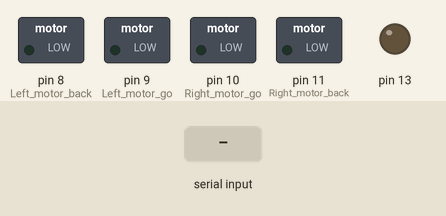
The sketch below on a simulated Arduino Uno, built with avr-gcc and run on an emulated ATmega328P. Parts: switched loads named in the sketch (green lamp = pin HIGH), output pins drawn as LEDs (lit = HIGH). The inputs (shaded band) are chosen by the test bench.

Above: at 1.2 s.
1.3 s: "W" received over Serial
At 1.6 s:
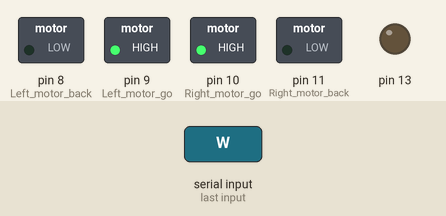
2.8 s: "S" received over Serial
At 3.9 s:
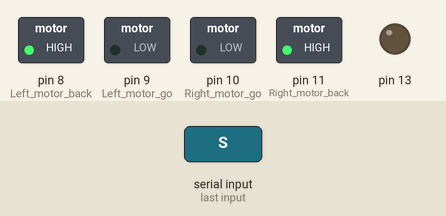
4.3 s: "A" received over Serial
At 5.1 s:
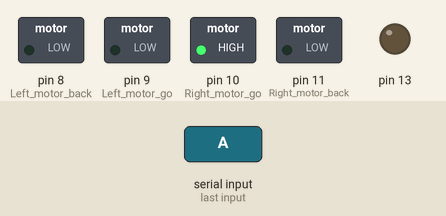
5.8 s: "D" received over Serial
At 6.2 s:
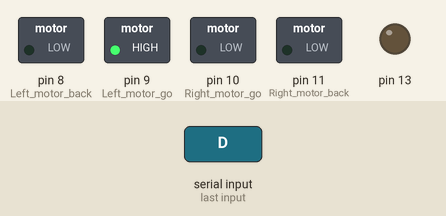
7.3 s: "Q" received over Serial
At 8.5 s:
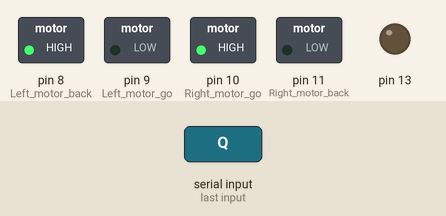
8.8 s: "E" received over Serial
At 9.7 s:
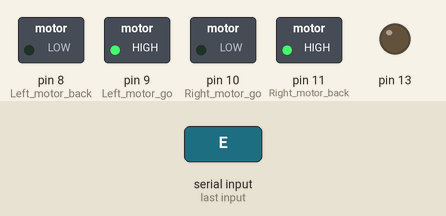
Timing chart, 0 to 11.3 s (numbered marks = the images above; inputs shaded):
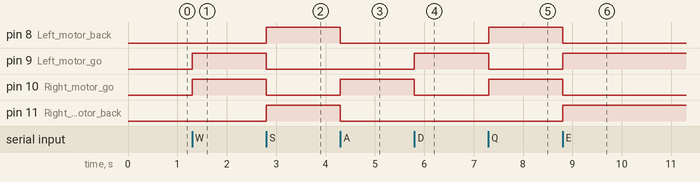

Measured:
- after the input at 1.3 s, pin 9 (Left_motor_go), pin 10 (Right_motor_go): LOW → HIGH at once
- after the input at 2.8 s, pin 8 (Left_motor_back), pin 11 (Right_motor_back): LOW → HIGH at once; pin 9 (Left_motor_go), pin 10 (Right_motor_go): HIGH → LOW at once
- after the input at 4.3 s, pin 8 (Left_motor_back), pin 11 (Right_motor_back): HIGH → LOW at once; pin 10 (Right_motor_go): LOW → HIGH at once
- after the input at 5.8 s, pin 9 (Left_motor_go): LOW → HIGH at once; pin 10 (Right_motor_go): HIGH → LOW at once
- after the input at 7.3 s, pin 8 (Left_motor_back), pin 10 (Right_motor_go): LOW → HIGH at once; pin 9 (Left_motor_go): HIGH → LOW at once
- after the input at 8.8 s, pin 8 (Left_motor_back), pin 10 (Right_motor_go): HIGH → LOW at once; pin 9 (Left_motor_go), pin 11 (Right_motor_back): LOW → HIGH at once

The sketch:

Official-BC.ino
```cpp
int Left_motor_back=8;     //左电机后退(IN1)
int Left_motor_go=9;     //左电机前进(IN2)

int Right_motor_go=10;    // 右电机前进(IN3)
int Right_motor_back=11;    // 右电机后退(IN4)

void setup()
{
  //intialize the motors
  pinMode(Left_motor_go,OUTPUT); // PIN 8 (PWM)
  pinMode(Left_motor_back,OUTPUT); // PIN 9 (PWM)
  pinMode(Right_motor_go,OUTPUT);// PIN 10 (PWM)
  pinMode(Right_motor_back,OUTPUT);// PIN 11 (PWM)
  pinMode(13, OUTPUT);////端口模式，输出
  Serial.begin(9600);  //波特率9600

}
void run()     // 前进
{
  digitalWrite(Right_motor_go,HIGH);  // 右电机前进
  digitalWrite(Right_motor_back,LOW);
  //analogWrite(Right_motor_go,200);//PWM比例0~255调速，左右轮差异略增减
  //analogWrite(Right_motor_back,0);
  digitalWrite(Left_motor_go,HIGH);  // 左电机前进
  digitalWrite(Left_motor_back,LOW);
  //analogWrite(Left_motor_go,200);//PWM比例0~255调速，左右轮差异略增减
  //analogWrite(Left_motor_back,0);
  //delay(time * 100);   //执行时间，可以调整
}

void brake()         //刹车，停车
{
  digitalWrite(Right_motor_go,LOW);
  digitalWrite(Right_motor_back,LOW);
  digitalWrite(Left_motor_go,LOW);
  digitalWrite(Left_motor_back,LOW);
  //delay(time * 100);//执行时间，可以调整
}

void left()         //左转(左轮不动，右轮前进)
{
  digitalWrite(Right_motor_go,HIGH);  // 右电机前进
  digitalWrite(Right_motor_back,LOW);
  //analogWrite(Right_motor_go,200);
  //analogWrite(Right_motor_back,0);//PWM比例0~255调速
  digitalWrite(Left_motor_go,LOW);   //左轮不动
  digitalWrite(Left_motor_back,LOW);
  //analogWrite(Left_motor_go,0);
  //analogWrite(Left_motor_back,0);//PWM比例0~255调速
  //delay(time * 100);  //执行时间，可以调整
}

void spin_left()         //左转(左轮后退，右轮前进)
{
  digitalWrite(Right_motor_go,HIGH);  // 右电机前进
  digitalWrite(Right_motor_back,LOW);
  //analogWrite(Right_motor_go,200);
  //analogWrite(Right_motor_back,0);//PWM比例0~255调速
  digitalWrite(Left_motor_go,LOW);   //左轮后退
  digitalWrite(Left_motor_back,HIGH);
  //analogWrite(Left_motor_go,0);
  //analogWrite(Left_motor_back,200);//PWM比例0~255调速
  //delay(time * 100);  //执行时间，可以调整
}

void right()        //右转(右轮不动，左轮前进)
{
  digitalWrite(Right_motor_go,LOW);   //右电机不动
  digitalWrite(Right_motor_back,LOW);
  //analogWrite(Right_motor_go,0);
  //analogWrite(Right_motor_back,0);//PWM比例0~255调速
  digitalWrite(Left_motor_go,HIGH);//左电机前进
  digitalWrite(Left_motor_back,LOW);
  //analogWrite(Left_motor_go,200);
  //analogWrite(Left_motor_back,0);//PWM比例0~255调速
  //delay(time * 100);  //执行时间，可以调整
}

void spin_right()        //右转(右轮后退，左轮前进)
{
  digitalWrite(Right_motor_go,LOW);   //右电机后退
  digitalWrite(Right_motor_back,HIGH);
  //analogWrite(Right_motor_go,0);
  //analogWrite(Right_motor_back,200);//PWM比例0~255调速
  digitalWrite(Left_motor_go,HIGH);//左电机前进
  digitalWrite(Left_motor_back,LOW);
  //analogWrite(Left_motor_go,200);
  //analogWrite(Left_motor_back,0);//PWM比例0~255调速
  //delay(time * 100);  //执行时间，可以调整
}

void back()          //后退
{
  digitalWrite(Right_motor_go,LOW);  //右轮后退
  digitalWrite(Right_motor_back,HIGH);
  //analogWrite(Right_motor_go,0);
  //analogWrite(Right_motor_back,150);//PWM比例0~255调速
  digitalWrite(Left_motor_go,LOW);  //左轮后退
  digitalWrite(Left_motor_back,HIGH);
  //analogWrite(Left_motor_go,0);
  //analogWrite(Left_motor_back,150);//PWM比例0~255调速
  //delay(time * 100);     //执行时间，可以调整
}

void loop()
{
    while(Serial.available())
    {

    char c=Serial.read();
    if (c == 'W' )//input W
      run();//前进
    if (c == 'S' )//input S
      back();//后退
    if (c == 'A' )//input A
      left();//左转
    if (c == 'D' )//input D
      right();//右转
    if (c == 'X' )//input X
      brake();//停车
    if (c == 'Q' )//input Q
      spin_left();//左旋转
    if (c == 'E' )//input E
      spin_right();//右旋转

    }
}
```
